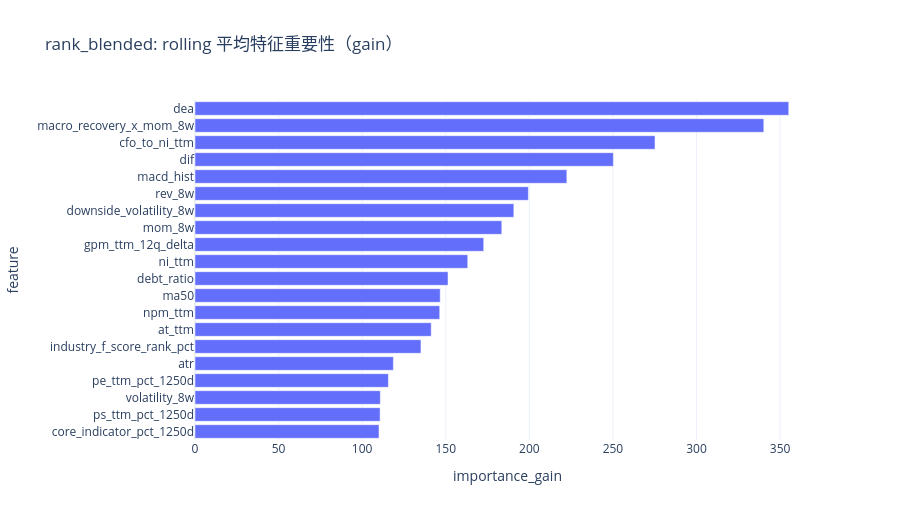

Write notebook code for a chart like this one.
### Markdown cell above
## 8. 切片稳定性与特征重要性

### Code cell
if focus_recipe is None:
    display(Markdown("当前没有可展示的 recipe。"))
else:
    recipe_data = artifact_view["recipes"][focus_recipe]
    slice_regime_summary = recipe_data["slice_regime_summary"].copy()
    rolling_feature_importance = recipe_data["rolling_feature_importance"].copy()

    if not slice_regime_summary.empty:
        display(slice_regime_summary.sort_values(["bundle", "slice_type", "coverage"], ascending=[True, True, False]).head(30))
    else:
        display(pd.DataFrame())

    if not rolling_feature_importance.empty:
        top_features = (
            rolling_feature_importance.groupby("feature", as_index=False)["importance_gain"]
            .mean()
            .sort_values("importance_gain", ascending=False)
            .head(20)
        )
        display(top_features)
        fig = px.bar(
            top_features.sort_values("importance_gain", ascending=True),
            x="importance_gain",
            y="feature",
            orientation="h",
            title=f"{focus_recipe}: rolling 平均特征重要性（gain）",
        )
        fig.update_layout(template="plotly_white", height=520)
        fig.show()

### Figure 1 — Plotly figure (JSON) as saved in the notebook; plotly's stock layout.template omitted (floating-point values rounded to 4 significant figures)
{"data": [{"hovertemplate": "importance_gain=%{x}<br>feature=%{y}<extra></extra>", "legendgroup": "", "marker": {"color": "#636efa", "pattern": {"shape": ""}}, "name": "", "orientation": "h", "showlegend": false, "textposition": "auto", "type": "bar", "x": [110.1, 110.7, 110.9, 115.7, 118.7, 135.2, 141.3, 146.4, 146.7, 151.4, 163.1, 172.7, 183.5, 190.7, 199.4, 222.4, 250.3, 275.2, 340.3, 355.2], "xaxis": "x", "y": ["core_indicator_pct_1250d", "ps_ttm_pct_1250d", "volatility_8w", "pe_ttm_pct_1250d", "atr", "industry_f_score_rank_pct", "at_ttm", "npm_ttm", "ma50", "debt_ratio", "ni_ttm", "gpm_ttm_12q_delta", "mom_8w", "downside_volatility_8w", "rev_8w", "macd_hist", "dif", "cfo_to_ni_ttm", "macro_recovery_x_mom_8w", "dea"], "yaxis": "y"}], "layout": {"barmode": "relative", "height": 520, "legend": {"tracegroupgap": 0}, "title": {"text": "rank_blended: rolling 平均特征重要性（gain）"}, "xaxis": {"anchor": "y", "domain": [0, 1], "title": {"text": "importance_gain"}}, "yaxis": {"anchor": "x", "domain": [0, 1], "title": {"text": "feature"}}}}
